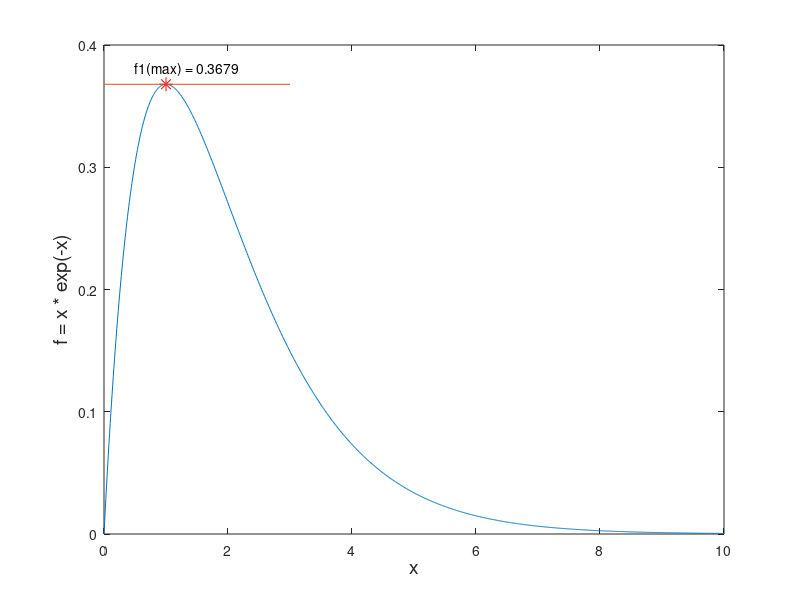

The MATLAB script that drew this image:
clear all;

x = 0:0.01:10;
f1 = x.*exp(-x);
[B,I] = sort(f1);
fmax = max(f1);
figure
plot(x,f1)
hold on
plot(x(I(end)),f1(I(end)),'r*','MarkerSize',10)
plot([0 3],[fmax fmax])
text(0.5,0.38,{'f1(max) = 0.3679'})
xlabel('x','FontSize',14)
ylabel('f = x * exp(-x)','FontSize',14)


